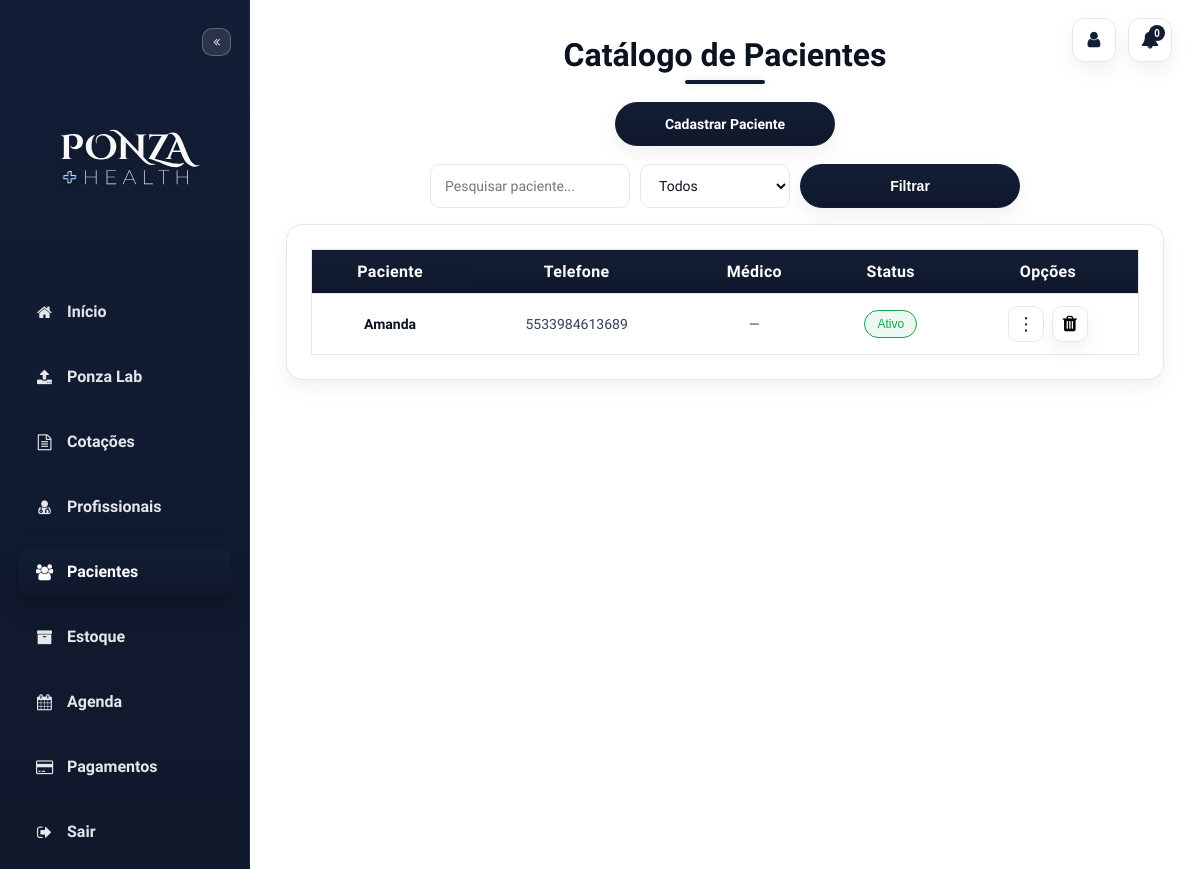
The app's page /catalog (signed in) with its own data.
### models.py (models this page shows, shortened)
class BaseModel:
    """__init__ flexível baseado em kwargs (compatível com SQLAlchemy)."""

class Patient(db.Model, BaseModel):
    __tablename__ = "patients"
    id            = db.Column(db.Integer, primary_key=True)
    owner_user_id = db.Column(db.Integer, db.ForeignKey("users.id"), index=True)
    owner         = relationship("User", foreign_keys=[owner_user_id])
    doctor_id    = db.Column(db.Integer, db.ForeignKey("doctors.id"), index=True)
    doctor       = relationship("Doctor", back_populates="patients")
    name           = db.Column(db.String(120), nullable=False)
    birthdate      = db.Column(db.Date)
    sex            = db.Column(db.String(20))
    email          = db.Column(db.String(120))
    cpf            = db.Column(db.String(20))
    notes          = db.Column(db.Text)
    profile_image  = db.Column(db.String(200), default="images/patient-icon.png")
    phone_primary   = db.Column(db.String(20))
    phone_secondary = db.Column(db.String(20))
    address_cep        = db.Column(db.String(12))
    address_street     = db.Column(db.String(200))
    address_number     = db.Column(db.String(20))
    address_complement = db.Column(db.String(100))
    address_district   = db.Column(db.String(120))
    address_city       = db.Column(db.String(120))
    address_state      = db.Column(db.String(2))
    status       = db.Column(db.String(20), default="Ativo", nullable=False)
    created_at   = db.Column(db.DateTime, default=datetime.utcnow, nullable=False)
    consults     = relationship("Consult", back_populates="patient", cascade="all, delete-orphan")
    __table_args__ = (
        Index("ix_patients_status", "status"),
        Index("ix_patients_created_at", "created_at"),
        Index("ix_patients_phone_primary", "phone_primary"),
        Index("ix_patients_cpf", "cpf"),
        Index("ix_patients_email", "email"),
        Index("ix_patients_owner_user_id", "owner_user_id"),
    )

### app.py (the view)
@app.route('/catalog')
@login_required
def catalog():
    u = current_user()
    search = request.args.get('search', '').strip().lower()
    status = request.args.get('status', '').strip()
    patients = Patient.query.filter_by(owner_user_id=u.id).all()
    if search:
        patients = [p for p in patients if search in (p.name or '').lower()]
    if status:
        patients = [p for p in patients if (p.status or '') == status]
    base_docs = Doctor.query
    if hasattr(Doctor, 'user_id'):
        base_docs = base_docs.filter((Doctor.user_id == u.id) | (Doctor.user_id.is_(None)))
    doctors_list = base_docs.order_by(Doctor.name).all()
    return render_template('catalog.html', patients=patients, doctors=doctors_list)

### app.py (called while the page is built, shortened)
@app.context_processor
def url_helpers():
    def img_url(path, default_rel=None):
        p = (path or "").strip() or (default_rel or "")
        if p.startswith("/files/img/"):
            return p
        return url_for("static", filename=p)
    return {"img_url": img_url}

def get_logged_user() -> Optional[User]:
    uid = session.get('user_id')
    return User.query.get(uid) if uid else None

def login_required(f: Callable[..., Any]) -> Callable[..., Any]:
    @wraps(f)
    def wrapper(*args, **kwargs):
        u = get_logged_user()
        if not u:
            return redirect(url_for('login'))
        g.user = u
        try:
            uname = getattr(u, "username", "") or ""
        except Exception:
            uname = ""
        if uname.lower() == "admin":
            return f(*args, **kwargs)
    return wrapper

def current_user() -> User:
    u = getattr(g, "user", None) or get_logged_user()
    if not u:
        abort(401)
    return cast(User, u)

@app.context_processor
def inject_user_context():
    u = getattr(g, "user", None) or get_logged_user()
    if not u:
        return {}
    return {
        "user": {
            "id": u.id,
            "username": u.username,
            "email": u.email,
            "profile_image": (u.profile_image or DEFAULT_USER_IMAGE),
        }
    }

@app.context_processor
def inject_globals():
    return {"now": datetime.utcnow()}

### templates/catalog.html (shortened to what this page needs)
<!DOCTYPE html>
<html lang="pt-br">
<head>
  <link rel="stylesheet" href="https://stackpath.bootstrapcdn.com/font-awesome/4.7.0/css/font-awesome.min.css">
  <link rel="stylesheet" href="{{ url_for('static', filename='css/ponza-base.css') }}">
</head>
<body>
  <div class="top-profile" aria-label="Ações do usuário">
    <a href="{{ url_for('account') }}" class="icon-btn" title="Minha conta" aria-label="Minha conta"><i
        class="fa fa-user"></i></a>
    <button class="icon-btn" type="button" title="Notificações" aria-label="Notificações">
      <i class="fa fa-bell"></i><span class="badge">{{ (notifications_unread or 0) }}</span>
    </button>
  </div>
  <div class="sidebar" id="sidebar">
    <button class="sidebar-toggle" onclick="toggleSidebar()" aria-label="Minimizar/Maximizar menu"><i
        class="fa fa-angle-double-left"></i></button>
    <img src="{{ url_for('static', filename='images/3.svg') }}" class="sidebar-logo" alt="Ponza Health" />
    <a href="{{ url_for('index') }}" class="menu-item"><i class="fa fa-home"></i><span class="label">Início</span></a>
    <a href="{{ url_for('upload') }}" class="menu-item"><i class="fa fa-upload"></i><span class="label">Ponza
        Lab</span></a>
    <a href="{{ url_for('quote_index') }}" class="menu-item"><i class="fa fa-file-text-o"></i><span
        class="label">Cotações</span></a>
    <a href="{{ url_for('doctors') }}" class="menu-item"><i class="fa fa-user-md"></i><span
        class="label">Profissionais</span></a>
    <a href="{{ url_for('catalog') }}" class="menu-item active"><i class="fa fa-users"></i><span
        class="label">Pacientes</span></a>
    <a href="{{ url_for('products') }}" class="menu-item"><i class="fa fa-archive"></i><span
        class="label">Estoque</span></a>
    <a href="{{ url_for('agenda') }}" class="menu-item"><i class="fa fa-calendar"></i><span
        class="label">Agenda</span></a>
    <a href="{{ url_for('purchase') }}" class="menu-item"><i class="fa fa-credit-card"></i><span
        class="label">Pagamentos</span></a>
    <a href="{{ url_for('logout') }}" class="menu-item logout"><i class="fa fa-sign-out"></i><span
        class="label">Sair</span></a>
  </div>
  <div class="content">
    <h2>Catálogo de Pacientes</h2>
    <div class="actions-row">
      <a class="btn" href="{{ url_for('register_patient') }}">Cadastrar Paciente</a>
    </div>
    <form method="get" action="{{ url_for('catalog') }}" class="filter-form">
      <input type="search" name="search" placeholder="Pesquisar paciente..."
        value="{{ request.args.get('search', '') }}" class="menu-input search-compact">
      <select name="status" class="menu-select">
        <option value="">Todos</option>
      </select>
      <button type="submit" class="btn">Filtrar</button>
    </form>
    <div class="panel">
      <table class="catalog-table">
        <thead>
          <tr>
            <th>Paciente</th>
            <th>Telefone</th>
            <th>Médico</th>
            <th>Status</th>
            <th style="text-align:center;">Opções</th>
          </tr>
        </thead>
        <tbody>
          {% for patient in patients %}
          <tr>
            <td><a href="{{ url_for('edit_patient', patient_id=patient.id) }}" class="patient-link">{{ patient.name
                }}</a></td>
            <td>{{ patient.phone_primary or '—' }}</td>
            <td>{{ patient.doctor.name if patient.doctor else '—' }}</td>
            <td>
              <form method="post" class="status-form"
                action="{{ url_for('toggle_patient_status', patient_id=patient.id, new_status=('Inativo' if patient.status=='Ativo' else 'Ativo')) }}">
                <button type="submit"
                  class="status-badge {{ 'is-active' if patient.status=='Ativo' else 'is-inactive' }}"
                  title="Clique para alternar para {{ 'Inativo' if patient.status=='Ativo' else 'Ativo' }}">
                  {{ patient.status }}
                </button>
              </form>
            </td>
            <td style="text-align:center;">
              <div style="display:inline-flex;align-items:center;gap:8px;">
                <div class="options-container">
                  <button class="options-button" type="button" onclick="toggleMenu(this)">⋮</button>
                </div>
                <form method="post" action="{{ url_for('delete_patient', patient_id=patient.id) }}"
                  onsubmit="return confirm('Deseja realmente remover este paciente?')" style="margin:0;">
                  <button type="submit" class="icon-square danger" title="Remover Paciente"
                    aria-label="Remover Paciente">
                    <i class="fa fa-trash"></i>
                  </button>
                </form>
              </div>
            </td>
          </tr>
          {% else %}
          <tr>
            <td colspan="5" style="color:var(--ink-dim);text-align:center;">Nenhum paciente encontrado.</td>
          </tr>
          {% endfor %}
        </tbody>
      </table>
    </div>
  </div>
</body>
</html>

### static/css/ponza-base.css (style rules this page uses)
:root { --bg: #ffffff; --surface: #ffffff; --surface-alt: #f8fafc; --border: #e5e7eb; --ink: #0b1220; --ink-dim: #475569; --brand-grad: linear-gradient(180deg, #131d35 0%, #0f182b 100%); --brand-blue-solid: #0f182b; --radius: 16px; --shadow: 0 8px 20px rgba(2,6,23,.06); --shadow-strong: 0 14px 36px rgba(2,6,23,.12); }
* { box-sizing: border-box }
html,body { margin:0 }
body { display:flex; min-height:100vh; font-family:'Funnel Sans',sans-serif; background: var(--bg); color: var(--ink); }
.sidebar { width:250px; min-height:100vh; background: var(--brand-grad); padding:28px 18px; border-right:1px solid #1f2937; box-shadow:2px 0 14px rgba(0,0,0,.18); display:flex; flex-direction:column; transition:width 180ms ease; position:sticky; top:0; }
.sidebar-logo { width:200px; display:block; margin:0 auto 18px; filter:drop-shadow(0 2px 4px rgba(0,0,0,.25)); transition:width 180ms ease, margin 180ms ease; }
.sidebar a.menu-item { display:flex; align-items:center; gap:12px; font-size:15px; padding:14px 16px; border-radius:10px; color:#e5e7eb; text-decoration:none; margin-bottom:18px; font-weight:600; transition: background .2s, color .2s, transform .12s; }
.sidebar a.menu-item i { width:21px; text-align:center; flex:0 0 21px; }
.sidebar a.menu-item.active { color:#fff; background:var(--brand-grad); box-shadow:0 10px 26px rgba(0,0,0,.25); }
.sidebar a.menu-item.logout { color:#e5e7eb; }
.sidebar-toggle { align-self:flex-end; background:rgba(255,255,255,.10); border:1px solid rgba(255,255,255,.25); color:#e5e7eb; padding:6px 10px; border-radius:10px; cursor:pointer; margin-bottom:14px; transition: background .2s, border-color .2s, transform .12s; font-size:12px; }
.top-profile { position:fixed; top:18px; right:28px; z-index:1001; display:flex; align-items:center; gap:12px; background:transparent; box-shadow:none; }
.icon-btn { position:relative; border:1px solid var(--border); background:var(--surface); width:44px; height:44px; border-radius:12px; cursor:pointer; display:grid; place-items:center; box-shadow:var(--shadow); transition:transform .15s, box-shadow .15s, border-color .15s; text-decoration:none; }
.icon-btn i { color:var(--brand-blue-solid); font-size:18px; }
.icon-btn .badge { position:absolute; top:6px; right:6px; min-width:16px; height:16px; padding:0 4px; border-radius:999px; background:var(--brand-blue-solid); color:#fff; font-size:10px; font-weight:800; display:flex; align-items:center; justify-content:center; }
.content { flex-grow:1; padding:40px; position:relative; min-width:0; background:var(--bg); }
h2 { font-size:34px; font-weight:800; text-align:center; color:var(--ink); margin:0 0 30px; position:relative; }
h2::after { content:''; position:absolute; bottom:-10px; left:50%; transform:translateX(-50%); width:80px; height:4px; background:var(--brand-grad); border-radius:2px; box-shadow:0 0 8px rgba(0,0,0,.12); }
.panel { background:var(--surface); border:1px solid var(--border); padding:24px; border-radius:16px; box-shadow:var(--shadow); max-width:760px; margin:0 auto 18px; color:var(--ink); text-align:left; }
.input,.menu-input,.menu-textarea,.select { width:100%; padding:12px 14px; font-size:16px; color:var(--ink); background:#fff; border:1px solid var(--border); border-radius:12px; outline:none; transition:.2s; font-family:'Funnel Sans',sans-serif; }
.btn { display:inline-flex; align-items:center; justify-content:center; background:var(--brand-grad); color:#fff; border:1px solid var(--brand-blue-solid); padding:12px 24px; border-radius:999px; cursor:pointer; font-weight:800; font-size:16px; box-shadow:var(--shadow); transition:transform .2s, box-shadow .2s, filter .2s; min-width:220px; }

### records on screen
Patient: name "Amanda", phone_primary "5533984613689", doctor "—", status "Ativo"

### other values on screen
{{ (notifications_unread or 0) }} "0"
